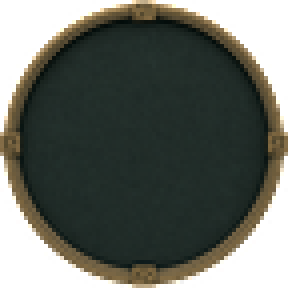
#> input picture game/src/assets/ui/hud_emblem_frame.png, 72 x 72 px (shown 4 times larger)
$ python finish_assets.py ../../game/src/assets/ui out.png
#> lines starting #> are read from the running program, lines starting #| are printed output that depends on the picture; after the words box and inside, x2 and y2 are one past the last pixel; in counts of white or black regions, pixels touching at a corner belong together
"""Non-destructive alpha-boundary outline and deterministic paper texture."""

from __future__ import annotations

import argparse
import hashlib
from pathlib import Path

import numpy as np
from PIL import Image, ImageFilter


def path_seed(relative_path: Path, base_seed: int) -> int:
    digest = hashlib.sha256(f"{base_seed}:{relative_path.as_posix()}".encode()).digest()
    return int.from_bytes(digest[:8], "big")


def finish(source_path: Path, output_path: Path, relative_path: Path, base_seed: int) -> None:
#> called with base_seed = 20260730
    with Image.open(source_path) as opened:
#> opened is the input picture: PIL image 72x72 RGBA; mean R, G, B, A 47.2, 50.8, 42.3, 191.1
        source = opened.convert("RGBA")
    rgba = np.asarray(source, dtype=np.uint8).copy()
    alpha_image = source.getchannel("A")
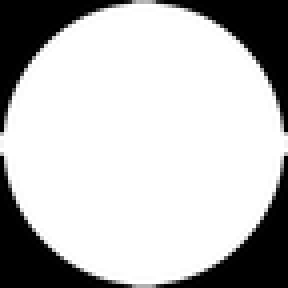
#> alpha_image: PIL image 72x72 L (shown 4 times larger); min 0, max 255, mean 191.1
    expanded_alpha = np.asarray(alpha_image.filter(ImageFilter.MaxFilter(5)), dtype=np.uint8)
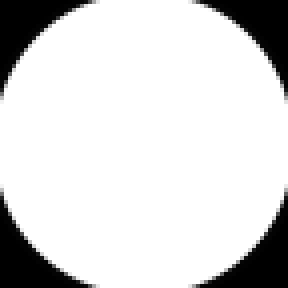
#> expanded_alpha: shape (72, 72) (shown 4 times larger); min 0, max 255, mean 215.2
    alpha = rgba[:, :, 3]

    # Outline only transparent pixels next to visible alpha. Internal dark
    # pixels are never classified as outline, avoiding the legacy mask defect.
    exterior_outline = (expanded_alpha > 8) & (alpha <= 8)
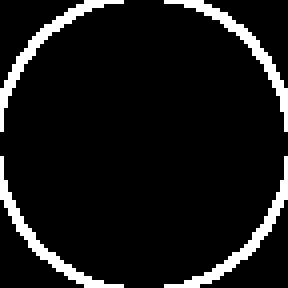
#> exterior_outline: shape (72, 72) bool (shown 4 times larger); 8.7% white in thin lines or dots
    output = np.zeros_like(rgba)
    output[exterior_outline, :3] = np.array([18, 31, 25], dtype=np.uint8)
    output[exterior_outline, 3] = expanded_alpha[exterior_outline]
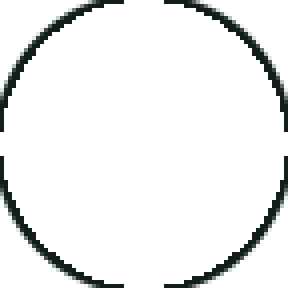
#> output: shape (72, 72, 4) (shown 4 times larger); mean of channels 0, 1, 2, 3 1.6, 2.7, 2.2, 18.5; transparent parts drawn white
    visible = alpha > 8
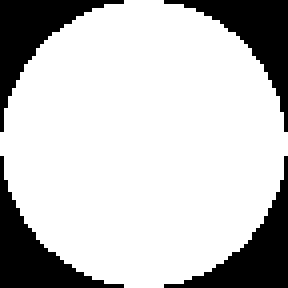
#> visible: shape (72, 72) bool (shown 4 times larger); 77.1% white; 4 black regions, box (x1, y1, x2, y2) and area: (41, 39, 72, 72) 298, (0, 39, 31, 72) 297, (0, 0, 31, 33) 296, (41, 0, 72, 33) 296
    output[visible] = rgba[visible]
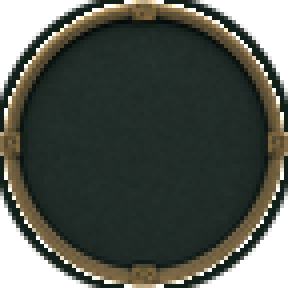
#> output: shape (72, 72, 4) (shown 4 times larger); mean of channels 0, 1, 2, 3 42.7, 47.6, 39.3, 209.4; transparent parts drawn white

    rng = np.random.default_rng(path_seed(relative_path, base_seed))
    paper = rng.normal(0, 2.2, size=alpha.shape)
    for channel in range(3):
        values = output[:, :, channel].astype(np.float32)
        values[visible] += paper[visible]
        output[:, :, channel] = np.clip(values, 0, 255).astype(np.uint8)
#> this loop made 3 passes
#> pass 3, in finish, `values = output[:, :, channel].astype(np.float32)`:
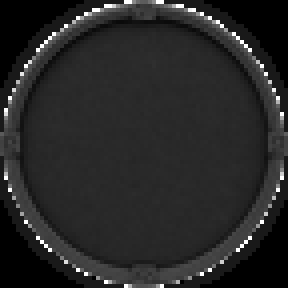
#> values: shape (72, 72) float32 (shown 4 times larger); min 0, max 255, mean 39.3

    output_path.parent.mkdir(parents=True, exist_ok=True)
    Image.fromarray(output).save(output_path, format="PNG", optimize=True)


def main() -> int:
    parser = argparse.ArgumentParser()
    parser.add_argument("input_root", type=Path)
    parser.add_argument("output_root", type=Path)
    parser.add_argument("--base-seed", type=int, default=20260730)
    args = parser.parse_args()
    if not args.input_root.is_dir():
        parser.error(f"input root does not exist: {args.input_root}")
    paths = sorted(args.input_root.rglob("*.png"))
    if not paths:
        parser.exit(1, "no PNG assets discovered\n")
    failures: list[str] = []
    for source_path in paths:
        relative_path = source_path.relative_to(args.input_root)
        try:
            finish(
                source_path,
                args.output_root / relative_path,
                relative_path,
                args.base_seed,
            )
        except OSError as error:
            failures.append(f"{relative_path}: {error}")
#> pass 2 of the loop in main, `for source_path in paths:`:
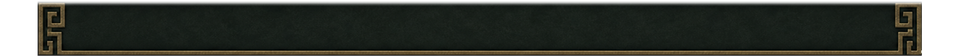
#> input picture game/src/assets/ui/hud_top_strip.png, 960 x 56 px
#> in finish, opened is the input picture: PIL image 960x56 RGBA; mean R, G, B, A 27.8, 31.3, 24.5, 218.7
#> alpha_image: PIL image 960x56 L
#> expanded_alpha: shape (56, 960)
#> in finish (call 2), `exterior_outline = (expanded_alpha > 8) & (alpha <= 8)`:
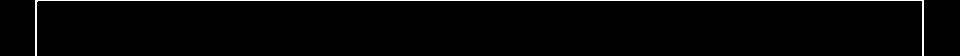
#> exterior_outline: shape (56, 960) bool; 2.1% white in thin lines or dots
#> visible: shape (56, 960) bool; 90.5% white; 1 black region, box (x1, y1, x2, y2) and area: (0, 0, 960, 56) 5086
#> after the loop in finish (call 2), `for channel in range(3):`:
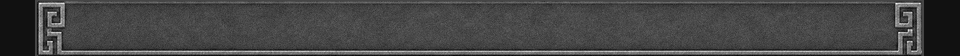
#> values: shape (56, 960) float32; min -8.48, max 112.5, mean 24.9; drawn with min black and max white
    if failures:
        parser.exit(1, "\n".join(failures) + "\n")
    print(f"processed {len(paths)} PNG assets")
    return 0


if __name__ == "__main__":
    raise SystemExit(main())
#> (the program exits here)
